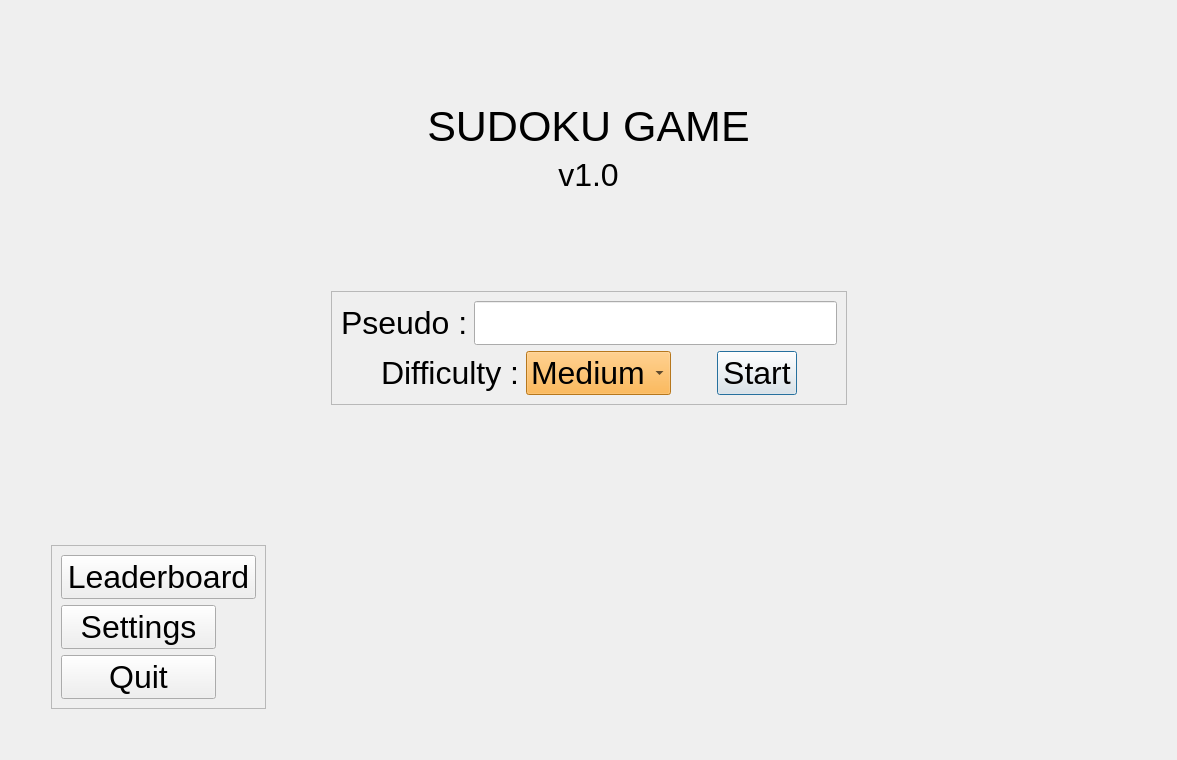
<?xml version="1.0" encoding="UTF-8"?>
<ui version="4.0">
 <class>LoginWindow</class>
 <widget class="QDialog" name="LoginWindow">
  <property name="geometry">
   <rect>
    <x>0</x>
    <y>0</y>
    <width>1177</width>
    <height>760</height>
   </rect>
  </property>
  <property name="font">
   <font>
    <pointsize>24</pointsize>
   </font>
  </property>
  <property name="windowTitle">
   <string>Sudoku</string>
  </property>
  <property name="windowIcon">
   <iconset resource="resources.qrc">
    <normaloff>:/images/icon.png</normaloff>:/images/icon.png</iconset>
  </property>
  <layout class="QVBoxLayout" name="verticalLayout_2">
   <item>
    <spacer name="verticalSpacer_4">
     <property name="orientation">
      <enum>Qt::Vertical</enum>
     </property>
     <property name="sizeHint" stdset="0">
      <size>
       <width>20</width>
       <height>40</height>
      </size>
     </property>
    </spacer>
   </item>
   <item>
    <layout class="QHBoxLayout" name="horizontalLayout_2">
     <item>
      <spacer name="horizontalSpacer_3">
       <property name="orientation">
        <enum>Qt::Horizontal</enum>
       </property>
       <property name="sizeHint" stdset="0">
        <size>
         <width>40</width>
         <height>20</height>
        </size>
       </property>
      </spacer>
     </item>
     <item>
      <widget class="QLabel" name="label">
       <property name="font">
        <font>
         <pointsize>32</pointsize>
        </font>
       </property>
       <property name="cursor">
        <cursorShape>ArrowCursor</cursorShape>
       </property>
       <property name="text">
        <string>SUDOKU GAME</string>
       </property>
       <property name="alignment">
        <set>Qt::AlignCenter</set>
       </property>
      </widget>
     </item>
     <item>
      <spacer name="horizontalSpacer_2">
       <property name="orientation">
        <enum>Qt::Horizontal</enum>
       </property>
       <property name="sizeHint" stdset="0">
        <size>
         <width>40</width>
         <height>20</height>
        </size>
       </property>
      </spacer>
     </item>
    </layout>
   </item>
   <item>
    <layout class="QHBoxLayout" name="horizontalLayout_3">
     <item>
      <spacer name="horizontalSpacer_13">
       <property name="orientation">
        <enum>Qt::Horizontal</enum>
       </property>
       <property name="sizeHint" stdset="0">
        <size>
         <width>40</width>
         <height>20</height>
        </size>
       </property>
      </spacer>
     </item>
     <item>
      <widget class="QLabel" name="label_2">
       <property name="text">
        <string>v1.0</string>
       </property>
       <property name="alignment">
        <set>Qt::AlignCenter</set>
       </property>
      </widget>
     </item>
     <item>
      <spacer name="horizontalSpacer_12">
       <property name="orientation">
        <enum>Qt::Horizontal</enum>
       </property>
       <property name="sizeHint" stdset="0">
        <size>
         <width>40</width>
         <height>20</height>
        </size>
       </property>
      </spacer>
     </item>
    </layout>
   </item>
   <item>
    <spacer name="verticalSpacer_2">
     <property name="orientation">
      <enum>Qt::Vertical</enum>
     </property>
     <property name="sizeHint" stdset="0">
      <size>
       <width>20</width>
       <height>40</height>
      </size>
     </property>
    </spacer>
   </item>
   <item>
    <layout class="QHBoxLayout" name="horizontalLayout_5">
     <item>
      <spacer name="horizontalSpacer_6">
       <property name="orientation">
        <enum>Qt::Horizontal</enum>
       </property>
       <property name="sizeHint" stdset="0">
        <size>
         <width>40</width>
         <height>20</height>
        </size>
       </property>
      </spacer>
     </item>
     <item>
      <widget class="QFrame" name="middleFrame">
       <property name="frameShape">
        <enum>QFrame::StyledPanel</enum>
       </property>
       <property name="frameShadow">
        <enum>QFrame::Raised</enum>
       </property>
       <layout class="QVBoxLayout" name="verticalLayout_4">
        <item>
         <layout class="QHBoxLayout" name="horizontalLayout_7">
          <item>
           <widget class="QLabel" name="label_4">
            <property name="font">
             <font>
              <pointsize>24</pointsize>
             </font>
            </property>
            <property name="text">
             <string>Pseudo :</string>
            </property>
           </widget>
          </item>
          <item>
           <widget class="QLineEdit" name="pseudoLineEdit">
            <property name="font">
             <font>
              <pointsize>24</pointsize>
             </font>
            </property>
           </widget>
          </item>
         </layout>
        </item>
        <item>
         <layout class="QHBoxLayout" name="horizontalLayout_6">
          <item>
           <spacer name="horizontalSpacer_9">
            <property name="orientation">
             <enum>Qt::Horizontal</enum>
            </property>
            <property name="sizeHint" stdset="0">
             <size>
              <width>40</width>
              <height>20</height>
             </size>
            </property>
           </spacer>
          </item>
          <item>
           <widget class="QLabel" name="label_3">
            <property name="font">
             <font>
              <pointsize>24</pointsize>
             </font>
            </property>
            <property name="text">
             <string>Difficulty :</string>
            </property>
           </widget>
          </item>
          <item>
           <widget class="QComboBox" name="difficultyComboBox">
            <property name="minimumSize">
             <size>
              <width>145</width>
              <height>0</height>
             </size>
            </property>
            <property name="font">
             <font>
              <pointsize>24</pointsize>
             </font>
            </property>
            <property name="cursor">
             <cursorShape>PointingHandCursor</cursorShape>
            </property>
            <property name="styleSheet">
             <string notr="true">QComboBox{background-color:#FFA629; color:black}
</string>
            </property>
            <property name="currentIndex">
             <number>1</number>
            </property>
            <item>
             <property name="text">
              <string>Easy</string>
             </property>
            </item>
            <item>
             <property name="text">
              <string>Medium</string>
             </property>
            </item>
            <item>
             <property name="text">
              <string>Hard</string>
             </property>
            </item>
            <item>
             <property name="text">
              <string>Insane</string>
             </property>
            </item>
           </widget>
          </item>
          <item>
           <spacer name="horizontalSpacer_10">
            <property name="orientation">
             <enum>Qt::Horizontal</enum>
            </property>
            <property name="sizeHint" stdset="0">
             <size>
              <width>40</width>
              <height>20</height>
             </size>
            </property>
           </spacer>
          </item>
          <item>
           <widget class="QPushButton" name="startButton">
            <property name="minimumSize">
             <size>
              <width>80</width>
              <height>40</height>
             </size>
            </property>
            <property name="font">
             <font>
              <pointsize>24</pointsize>
             </font>
            </property>
            <property name="cursor">
             <cursorShape>PointingHandCursor</cursorShape>
            </property>
            <property name="text">
             <string>Start</string>
            </property>
           </widget>
          </item>
          <item>
           <spacer name="horizontalSpacer_11">
            <property name="orientation">
             <enum>Qt::Horizontal</enum>
            </property>
            <property name="sizeHint" stdset="0">
             <size>
              <width>40</width>
              <height>20</height>
             </size>
            </property>
           </spacer>
          </item>
         </layout>
        </item>
       </layout>
      </widget>
     </item>
     <item>
      <spacer name="horizontalSpacer_7">
       <property name="orientation">
        <enum>Qt::Horizontal</enum>
       </property>
       <property name="sizeHint" stdset="0">
        <size>
         <width>40</width>
         <height>20</height>
        </size>
       </property>
      </spacer>
     </item>
    </layout>
   </item>
   <item>
    <layout class="QHBoxLayout" name="horizontalLayout_9">
     <item>
      <spacer name="horizontalSpacer_14">
       <property name="orientation">
        <enum>Qt::Horizontal</enum>
       </property>
       <property name="sizeHint" stdset="0">
        <size>
         <width>40</width>
         <height>20</height>
        </size>
       </property>
      </spacer>
     </item>
     <item>
      <widget class="QLabel" name="errorLabel">
       <property name="font">
        <font>
         <pointsize>24</pointsize>
        </font>
       </property>
       <property name="layoutDirection">
        <enum>Qt::LeftToRight</enum>
       </property>
       <property name="styleSheet">
        <string notr="true">QLabel{color:green}</string>
       </property>
       <property name="text">
        <string/>
       </property>
       <property name="alignment">
        <set>Qt::AlignCenter</set>
       </property>
      </widget>
     </item>
     <item>
      <spacer name="horizontalSpacer_15">
       <property name="orientation">
        <enum>Qt::Horizontal</enum>
       </property>
       <property name="sizeType">
        <enum>QSizePolicy::Expanding</enum>
       </property>
       <property name="sizeHint" stdset="0">
        <size>
         <width>40</width>
         <height>20</height>
        </size>
       </property>
      </spacer>
     </item>
    </layout>
   </item>
   <item>
    <spacer name="verticalSpacer">
     <property name="orientation">
      <enum>Qt::Vertical</enum>
     </property>
     <property name="sizeHint" stdset="0">
      <size>
       <width>20</width>
       <height>40</height>
      </size>
     </property>
    </spacer>
   </item>
   <item>
    <layout class="QHBoxLayout" name="horizontalLayout_4">
     <item>
      <spacer name="horizontalSpacer_4">
       <property name="orientation">
        <enum>Qt::Horizontal</enum>
       </property>
       <property name="sizeType">
        <enum>QSizePolicy::Maximum</enum>
       </property>
       <property name="sizeHint" stdset="0">
        <size>
         <width>40</width>
         <height>20</height>
        </size>
       </property>
      </spacer>
     </item>
     <item>
      <widget class="QFrame" name="bottomFrame">
       <property name="frameShape">
        <enum>QFrame::StyledPanel</enum>
       </property>
       <property name="frameShadow">
        <enum>QFrame::Raised</enum>
       </property>
       <layout class="QVBoxLayout" name="verticalLayout">
        <item>
         <widget class="QPushButton" name="leaderboardButton">
          <property name="minimumSize">
           <size>
            <width>195</width>
            <height>40</height>
           </size>
          </property>
          <property name="font">
           <font>
            <pointsize>24</pointsize>
           </font>
          </property>
          <property name="cursor">
           <cursorShape>PointingHandCursor</cursorShape>
          </property>
          <property name="text">
           <string>Leaderboard</string>
          </property>
         </widget>
        </item>
        <item>
         <layout class="QHBoxLayout" name="horizontalLayout_8">
          <item>
           <widget class="QPushButton" name="settingsButton">
            <property name="minimumSize">
             <size>
              <width>130</width>
              <height>40</height>
             </size>
            </property>
            <property name="font">
             <font>
              <pointsize>24</pointsize>
             </font>
            </property>
            <property name="cursor">
             <cursorShape>PointingHandCursor</cursorShape>
            </property>
            <property name="text">
             <string>Settings</string>
            </property>
           </widget>
          </item>
          <item>
           <spacer name="horizontalSpacer_8">
            <property name="orientation">
             <enum>Qt::Horizontal</enum>
            </property>
            <property name="sizeType">
             <enum>QSizePolicy::Preferred</enum>
            </property>
            <property name="sizeHint" stdset="0">
             <size>
              <width>40</width>
              <height>20</height>
             </size>
            </property>
           </spacer>
          </item>
         </layout>
        </item>
        <item>
         <layout class="QHBoxLayout" name="horizontalLayout">
          <item>
           <widget class="QPushButton" name="quitButton">
            <property name="minimumSize">
             <size>
              <width>0</width>
              <height>40</height>
             </size>
            </property>
            <property name="font">
             <font>
              <pointsize>24</pointsize>
             </font>
            </property>
            <property name="cursor">
             <cursorShape>PointingHandCursor</cursorShape>
            </property>
            <property name="styleSheet">
             <string notr="true">QPushButton:hover {background-color:rgb(219, 45, 45)}</string>
            </property>
            <property name="text">
             <string>Quit</string>
            </property>
           </widget>
          </item>
          <item>
           <spacer name="horizontalSpacer">
            <property name="orientation">
             <enum>Qt::Horizontal</enum>
            </property>
            <property name="sizeType">
             <enum>QSizePolicy::Preferred</enum>
            </property>
            <property name="sizeHint" stdset="0">
             <size>
              <width>40</width>
              <height>20</height>
             </size>
            </property>
           </spacer>
          </item>
         </layout>
        </item>
       </layout>
      </widget>
     </item>
     <item>
      <spacer name="horizontalSpacer_5">
       <property name="orientation">
        <enum>Qt::Horizontal</enum>
       </property>
       <property name="sizeType">
        <enum>QSizePolicy::Expanding</enum>
       </property>
       <property name="sizeHint" stdset="0">
        <size>
         <width>40</width>
         <height>20</height>
        </size>
       </property>
      </spacer>
     </item>
    </layout>
   </item>
   <item>
    <spacer name="verticalSpacer_3">
     <property name="orientation">
      <enum>Qt::Vertical</enum>
     </property>
     <property name="sizeType">
      <enum>QSizePolicy::Maximum</enum>
     </property>
     <property name="sizeHint" stdset="0">
      <size>
       <width>20</width>
       <height>40</height>
      </size>
     </property>
    </spacer>
   </item>
  </layout>
 </widget>
 <resources>
  <include location="resources.qrc"/>
 </resources>
 <connections/>
</ui>
